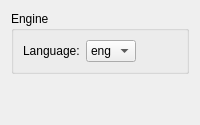
      <widget class="QWidget" name="ocrPage">
       <layout class="QVBoxLayout" name="verticalLayout_2">
        <item>
         <widget class="QGroupBox" name="Language">
          <property name="title">
           <string>Engine</string>
          </property>
          <layout class="QGridLayout" name="gridLayout">
           <item row="0" column="0">
            <widget class="QLabel" name="ocrLanguageLabel">
             <property name="text">
              <string>Language:</string>
             </property>
            </widget>
           </item>
           <item row="0" column="1">
            <widget class="QComboBox" name="ocrLanguageComboBox">
             <property name="sizePolicy">
              <sizepolicy hsizetype="Maximum" vsizetype="Fixed">
               <horstretch>0</horstretch>
               <verstretch>0</verstretch>
              </sizepolicy>
             </property>
             <item>
              <property name="text">
               <string>eng</string>
              </property>
             </item>
            </widget>
           </item>
           <item row="0" column="2">
            <spacer name="ocrHorizontalSpacer">
             <property name="orientation">
              <enum>Qt::Horizontal</enum>
             </property>
             <property name="sizeHint" stdset="0">
              <size>
               <width>40</width>
               <height>20</height>
              </size>
             </property>
            </spacer>
           </item>
          </layout>
         </widget>
        </item>
        <item>
         <spacer name="ocrVerticalSpacer">
          <property name="orientation">
           <enum>Qt::Vertical</enum>
          </property>
          <property name="sizeHint" stdset="0">
           <size>
            <width>20</width>
            <height>40</height>
           </size>
          </property>
         </spacer>
        </item>
       </layout>
      </widget>
